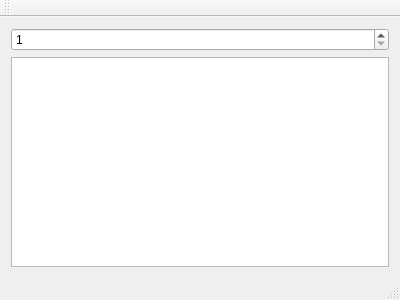
<?xml version="1.0" encoding="UTF-8"?>
<ui version="4.0">
 <class>MainWindow</class>
 <widget class="QMainWindow" name="MainWindow">
  <property name="geometry">
   <rect>
    <x>0</x>
    <y>0</y>
    <width>400</width>
    <height>300</height>
   </rect>
  </property>
  <property name="windowTitle">
   <string>MainWindow</string>
  </property>
  <widget class="QWidget" name="centralWidget">
   <layout class="QGridLayout" name="gridLayout">
    <item row="0" column="0">
     <widget class="QSpinBox" name="spinBox">
      <property name="minimum">
       <number>1</number>
      </property>
      <property name="maximum">
       <number>8</number>
      </property>
     </widget>
    </item>
    <item row="1" column="0">
     <widget class="QGraphicsView" name="graphicsView"/>
    </item>
   </layout>
  </widget>
  <widget class="QMenuBar" name="menuBar">
   <property name="geometry">
    <rect>
     <x>0</x>
     <y>0</y>
     <width>400</width>
     <height>21</height>
    </rect>
   </property>
  </widget>
  <widget class="QToolBar" name="mainToolBar">
   <attribute name="toolBarArea">
    <enum>TopToolBarArea</enum>
   </attribute>
   <attribute name="toolBarBreak">
    <bool>false</bool>
   </attribute>
  </widget>
  <widget class="QStatusBar" name="statusBar"/>
 </widget>
 <layoutdefault spacing="6" margin="11"/>
 <resources/>
 <connections/>
</ui>
